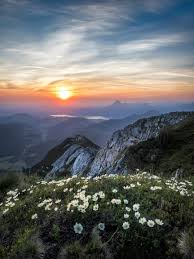
#> input picture DIP/DIP_Lab_406/Lab/353_lab_08/lab_08_python/nature.jpeg, 194 x 259 px
$ python salt_and_peeper.py
#> lines starting #> are read from the running program, lines starting #| are printed output that depends on the picture
import cv2
import numpy as np
import matplotlib.pyplot as plt
def add_salt_and_pepper_noise(image, salt_prob=0.05, pepper_prob=0.05):
    noisy_image = np.copy(image)
    num_salt = np.ceil(salt_prob * image.size)
    coords = [np.random.randint(0, i - 1, int(num_salt)) for i in image.shape]
    noisy_image[coords[0], coords[1]] = 255
    num_pepper = np.ceil(pepper_prob * image.size)
    coords = [np.random.randint(0, i - 1, int(num_pepper)) for i in image.shape]
    noisy_image[coords[0], coords[1]] = 0
    return noisy_image
def remove_salt_and_pepper_noise(image, kernel_size=3):
    denoised_image = cv2.medianBlur(image, kernel_size)
    return denoised_image
image = cv2.imread('nature.jpeg', 0)
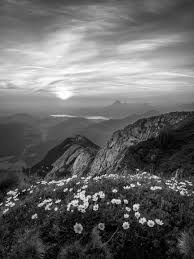
#> image: shape (259, 194); min 0, max 255, mean 102.8
noisy_image = add_salt_and_pepper_noise(image)
#> in add_salt_and_pepper_noise, `noisy_image[coords[0], coords[1]] = 0`:
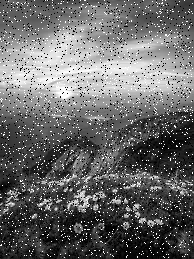
#> noisy_image: shape (259, 194); min 0, max 255, mean 104.9
denoised_image = remove_salt_and_pepper_noise(noisy_image)
#> in remove_salt_and_pepper_noise, `denoised_image = cv2.medianBlur(image, kernel_size)`:
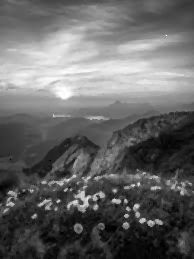
#> denoised_image: shape (259, 194); min 0, max 255, mean 102.3
plt.figure(figsize=(10, 5))
plt.subplot(1, 3, 1), plt.imshow(image, cmap='gray'), plt.title('Original')
plt.subplot(1, 3, 2), plt.imshow(noisy_image, cmap='gray'), plt.title('Noisy (Salt & Pepper)')
plt.subplot(1, 3, 3), plt.imshow(denoised_image, cmap='gray'), plt.title('Denoised (Median Filter)')
plt.show()
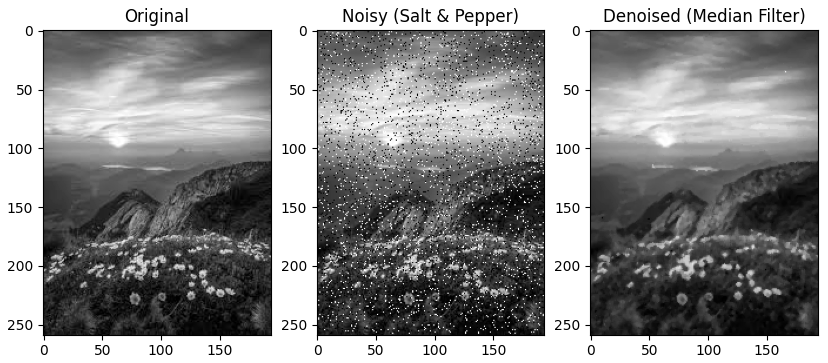
#> figure drawn by matplotlib, 3 panels
